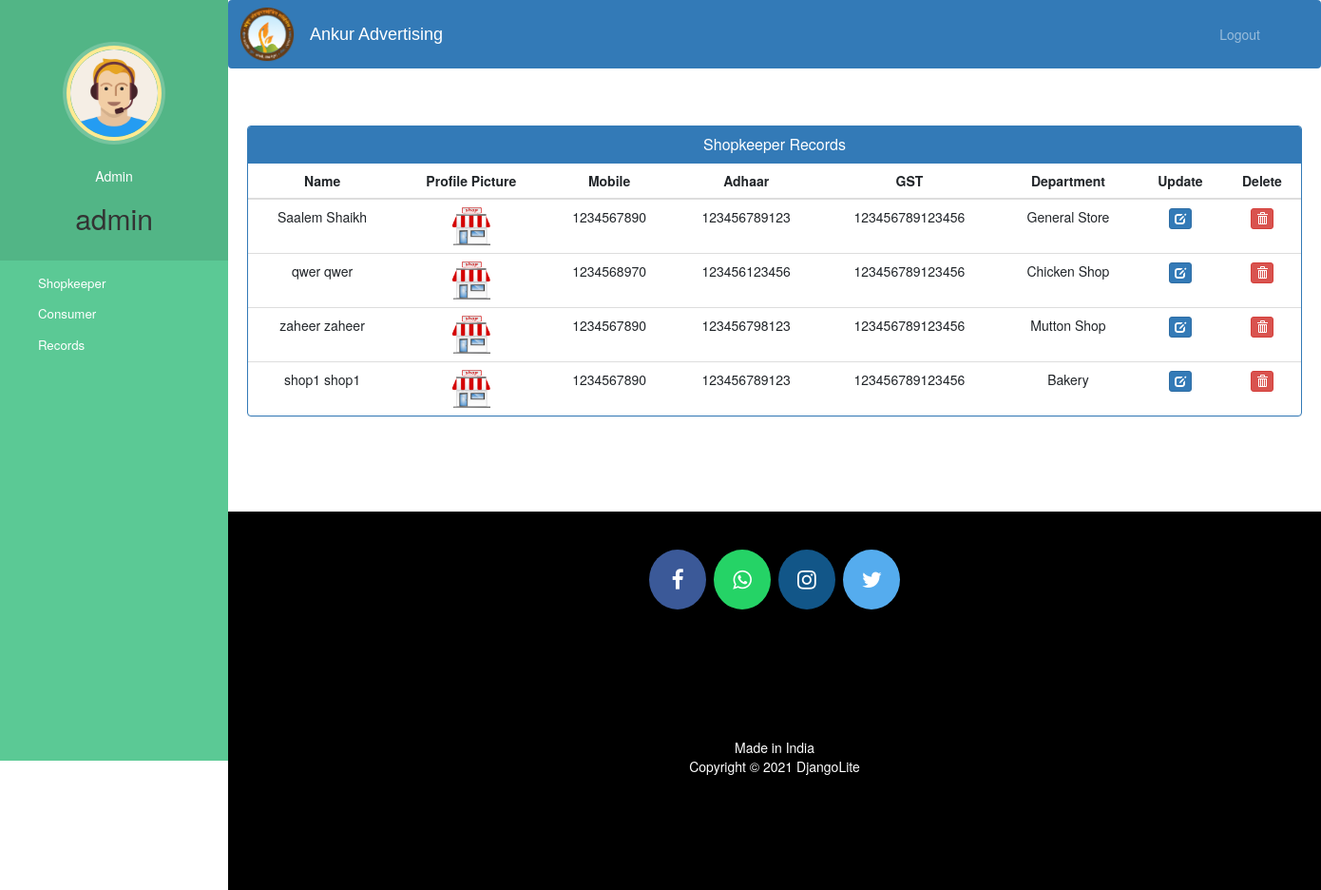
Screenshot of /admin-view-shop (signed in) with the database file from the repository.
### ShopCons/models.py (models this page shows, shortened)
class Shopkeeper(models.Model):
    user = models.OneToOneField(User, on_delete=models.CASCADE)
    profile_pic = models.ImageField(upload_to='profile_pic/ShopkeeperProfilePic/', null=True, blank=True)
    shpadhaar_pic = models.ImageField(upload_to='profile_pic/ShopkeeperAdhaar/', null=True, blank=True)
    shopname = models.CharField(max_length=200)
    shopaddr = models.CharField(max_length=200)
    shoptype = models.CharField(max_length=200, choices=departments, default='General Store')
    mobilenum = models.IntegerField(validators=[validate_mob], null=True)
    adhaarnum = models.IntegerField(validators=[validate_adhaar], null=True)
    gstnum = models.IntegerField(validators=[validate_gst], null=True)
    status = models.BooleanField(default=False)
    @property
    def get_name(self):
        return self.user.first_name + " " + self.user.last_name

### ShopCons/views.py (the view)
# urls.py: path('admin-view-shop', views.admin_view_shop_view, name='admin-view-shop'),
@login_required(login_url='adminlogin')
@user_passes_test(is_admin)
def admin_view_shop_view(request):
    shop = models.Shopkeeper.objects.all().filter(status=True)
    return render(request, 'ShopCons/admin_view_shop.html', {'shop': shop})

### ShopCons/views.py (called while the page is built)
def is_admin(user):
    if user.is_staff or user.is_superuser:
        return True
    return False

### templates/ShopCons/admin_view_shop.html (shortened to what this page needs)
{% extends 'ShopCons/admin_base.html' %}
{% block content %}
{%load static%}
<head>
  <link href="//netdna.bootstrapcdn.com/bootstrap/3.0.0/css/bootstrap.min.css" rel="stylesheet" id="bootstrap-css">
</head>
<div class="container">
  <div class="panel panel-primary">
    <div class="panel-heading">
      <h6 class="panel-title">Shopkeeper Records</h6>
    </div>
    <table class="table table-hover" id="dev-table">
      <thead>
        <tr>
          <th>Name</th>
          <th>Profile Picture</th>
          <th>Mobile</th>
          <th>Adhaar</th>
          <th>GST</th>
          <th>Department</th>
          <th>Update</th>
          <th>Delete</th>
        </tr>
      </thead>
      {% for s in shop %}
      <tr>
        <td> {{s.get_name}}</td>
        <td> <img src="{% static s.profile_pic.url %}" alt="Profile Pic" height="40px" width="40px" /></td>
        <td>{{s.mobilenum}}</td>
        <td>{{s.adhaarnum}}</td>
        <td>{{s.gstnum}}</td>
        <td>{{s.shoptype}}</td>
        <td><a class="btn btn-primary btn-xs" href="{% url 'update-shop' s.id  %}"><span class="glyphicon glyphicon-edit"></span></a></td>
        <td><a class="btn btn-danger btn-xs" href="{% url 'delete-shop' s.id  %}"><span class="glyphicon glyphicon-trash"></span></a></td>
      </tr>
      {% endfor %}
    </table>
  </div>
</div>
{% endblock content %}

### templates/ShopCons/admin_base.html (shortened to what this page needs)
<!DOCTYPE html>
{% load static %}
<html lang="en">
<head>
  <link rel="stylesheet" href="https://stackpath.bootstrapcdn.com/bootstrap/4.3.1/css/bootstrap.min.css">
  <link rel="stylesheet" href="https://maxcdn.bootstrapcdn.com/font-awesome/4.7.0/css/font-awesome.min.css">
  <link rel="stylesheet" href="{% static '/style.css' %}">
</head>
<body>
  <nav class="menu" tabindex="0">
    <header class="avatar">
      <br>
      <img src="{% static 'images/adminpropic.png' %}" />
      <br><br>
      <h5 style="color: white;">Admin</h5>
      <h2>{{request.user.first_name}}</h2>
    </header>
    <ul>
      <a style="color:white; text-decoration:none;" href="/admin-shop"><li tabindex="0" class="icon-customers"><span>Shopkeeper</span></li></a>
      <a style="color:white; text-decoration:none;" href="/admin-cons"><li tabindex="0" class="icon-users"><span>Consumer</span></li></a>
      <a style="color:white; text-decoration:none;" href="/admin-admit"><li tabindex="0" class="icon-calendar"><span>Records</span></li></a>
    </ul>
  </nav>
  <main>
    <div class="bs-example">
      <nav class="navbar navbar-expand-md  navbar-dark fixed-top" style="background:#337AB7;">
        <a href="/"><img style="height: 60px;" src="static/images/Ankur_Advertise_rbg.png" alt="logo_img"></a>
        <a href="/" class="navbar-brand">Ankur Advertising</a>
        <div class="collapse navbar-collapse justify-content-between" id="navbarCollapse">
          <div class="navbar-nav" style=" margin-left: 90%;">
            <a href="/logout" class="nav-item nav-link">Logout</a>
          </div>
        </div>
      </nav>
    </div>
    <br><br>
    {% block content %}
    {% endblock content %}
    <br><br><br><br>
    <footer>
      <p>
        <a id="ftr" href="" class="fa fa-facebook"></a>
        <a id="ftr" href="" class="fa fa-whatsapp"></a>
        <a id="ftr" href="" class="fa fa-instagram"></a>
        <a id="ftr" href="" class="fa fa-twitter"></a>
      </p>
      <br>
      <div class="container">
        <div class="row">
          <div class="col-md-12 col-sm-12">
            <div style="color:#ffffff;" class="wow fadeInUp footer-copyright">
              <p>Made in India <br>
                Copyright &copy; 2021 DjangoLite </p>
            </div>
          </div>
        </div>
      </div>
    </footer>
  </main>
</body>
</html>

### static/style.css (style rules this page uses)
body { padding-left: 240px; }
main { position: relative; height: 100vh; }
.menu { background: #5bc995; height: 100vh; width: 240px; position: fixed; top: 0px; left: 0; z-index: 5; outline: none; }
.menu .avatar { background: rgba(0, 0, 0, 0.1); padding: 2em 0.5em; text-align: center; }
.menu .avatar img { width: 100px; border-radius: 50%; overflow: hidden; border: 4px solid #ffea92; box-shadow: 0 0 0 4px rgba(255, 255, 255, 0.2); }
.menu .avatar h2 { font-weight: normal; margin-bottom: 0; }
.menu ul { list-style: none; padding: 0.5em 0; margin: 0; }
.menu ul li { padding: 0.5em 1em 0.5em 3em; font-size: 0.95em; font-weight: regular; background-repeat: no-repeat; background-position: left 15px center; background-size: auto 20px; transition: all 0.15s linear; cursor: pointer; }
.menu ul li.icon-customers { background-image: url("http://www.entypo.com/images//briefcase.svg"); }
.menu ul li.icon-users { background-image: url("http://www.entypo.com/images//users.svg"); }
.menu ul li.icon-calendar { background-image: url("http://www.entypo.com/images//calendar.svg"); }

### templates/ShopCons/admin_base.html (style rules this page uses)
a:link { text-decoration: none; }
a { color: white; }
footer { padding: 10px 0px 10px 0px; background-color: black; margin: 0px; }
#ftr { padding: 20px; }
.fa { font-size: 23px; width: 60px; text-align: center; text-decoration: none; margin: 5px 2px; border-radius: 50%; }
.fa-facebook { background: #3B5998; color: white; margin-top: 30px; }
.fa-whatsapp { background: #25d366; color: white; }
.fa-twitter { background: #55ACEE; color: white; }
.fa-instagram { background: #125688; color: white; }
p { text-align: center; }
.navbar-brand { font-size: 25px; font-family: sans-serif; padding-left: 10px; }
body { padding-left: 240px; }
main { position: relative; height: 100vh; }
.menu { background: #5bc995; height: 100vh; width: 240px; position: fixed; top: 0px; left: 0; z-index: 5; outline: none; }
.menu .avatar { background: rgba(0, 0, 0, 0.1); padding: 2em 0.5em; text-align: center; }
.menu .avatar img { width: 100px; border-radius: 50%; overflow: hidden; border: 4px solid #ffea92; box-shadow: 0 0 0 4px rgba(255, 255, 255, 0.2); }
.menu .avatar h2 { font-weight: normal; margin-bottom: 0; }
.menu ul { list-style: none; padding: 0.5em 0; margin: 0; }
.menu ul li { padding: 0.5em 1em 0.5em 3em; font-size: 0.95em; font-weight: regular; background-repeat: no-repeat; background-position: left 15px center; background-size: auto 20px; transition: all 0.15s linear; cursor: pointer; }
.menu ul li.icon-customers { background-image: url("http://www.entypo.com/images//briefcase.svg"); }
.menu ul li.icon-users { background-image: url("http://www.entypo.com/images//users.svg"); }
.menu ul li.icon-calendar { background-image: url("http://www.entypo.com/images//calendar.svg"); }

### templates/ShopCons/admin_view_shop.html (style rules this page uses)
a:link { text-decoration: none; }
h6 { text-align: center; }
.row { margin: 100px; }
th { text-align: center; }
td { text-align: center; }

### rows the page displays
Shopkeeper: get_name "Saalem Shaikh", profile_pic (picture), mobilenum "1234567890", adhaarnum "123456789123", gstnum "123456789123456", shoptype "General Store"
Shopkeeper: get_name "qwer qwer", profile_pic (picture), mobilenum "1234568970", adhaarnum "123456123456", gstnum "123456789123456", shoptype "Chicken Shop"
Shopkeeper: get_name "zaheer zaheer", profile_pic (picture), mobilenum "1234567890", adhaarnum "123456798123", gstnum "123456789123456", shoptype "Mutton Shop"
Shopkeeper: get_name "shop1 shop1", profile_pic (picture), mobilenum "1234567890", adhaarnum "123456789123", gstnum "123456789123456", shoptype "Bakery"

### other values shown
{{ request.user.first_name }} "admin"
